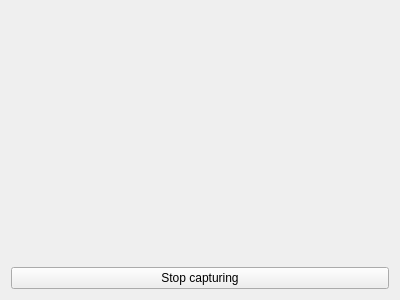
<?xml version="1.0" encoding="UTF-8"?>
<ui version="4.0">
 <class>CaptureWidget</class>
 <widget class="QWidget" name="CaptureWidget">
  <property name="geometry">
   <rect>
    <x>0</x>
    <y>0</y>
    <width>400</width>
    <height>300</height>
   </rect>
  </property>
  <property name="windowTitle">
   <string>Form</string>
  </property>
  <layout class="QVBoxLayout" name="verticalLayout">
   <item>
    <widget class="QLabel" name="camFeedLabel">
     <property name="sizePolicy">
      <sizepolicy hsizetype="Ignored" vsizetype="Ignored">
       <horstretch>0</horstretch>
       <verstretch>0</verstretch>
      </sizepolicy>
     </property>
     <property name="text">
      <string/>
     </property>
     <property name="scaledContents">
      <bool>true</bool>
     </property>
     <property name="alignment">
      <set>Qt::AlignCenter</set>
     </property>
    </widget>
   </item>
   <item>
    <widget class="QPushButton" name="stopButton">
     <property name="text">
      <string>Stop capturing</string>
     </property>
    </widget>
   </item>
  </layout>
 </widget>
 <resources/>
 <connections/>
</ui>
